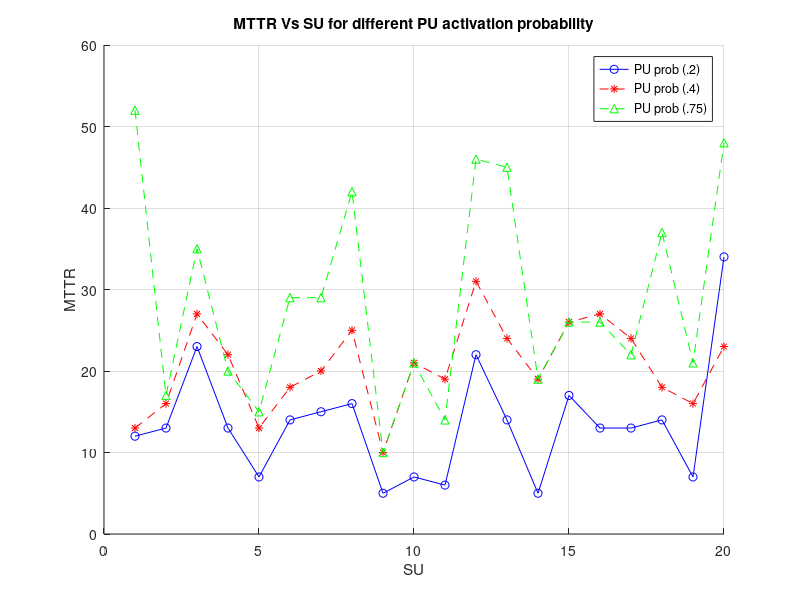
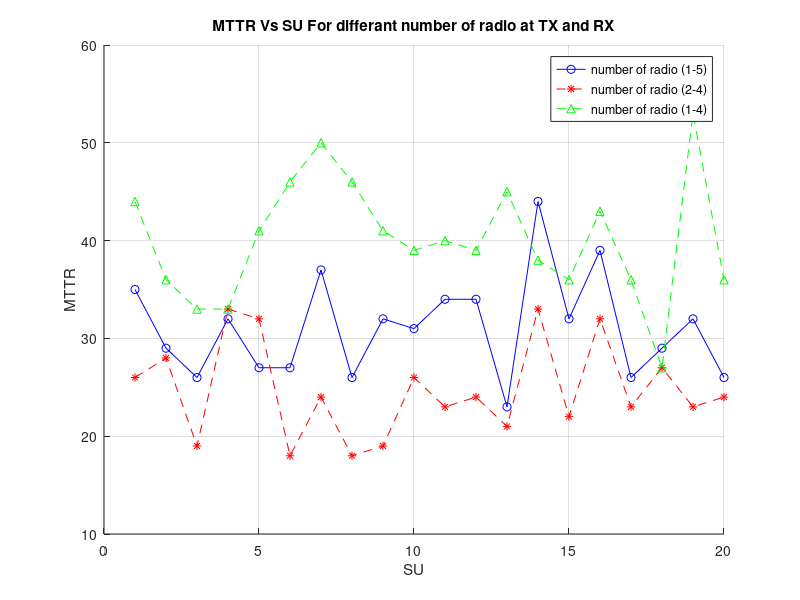
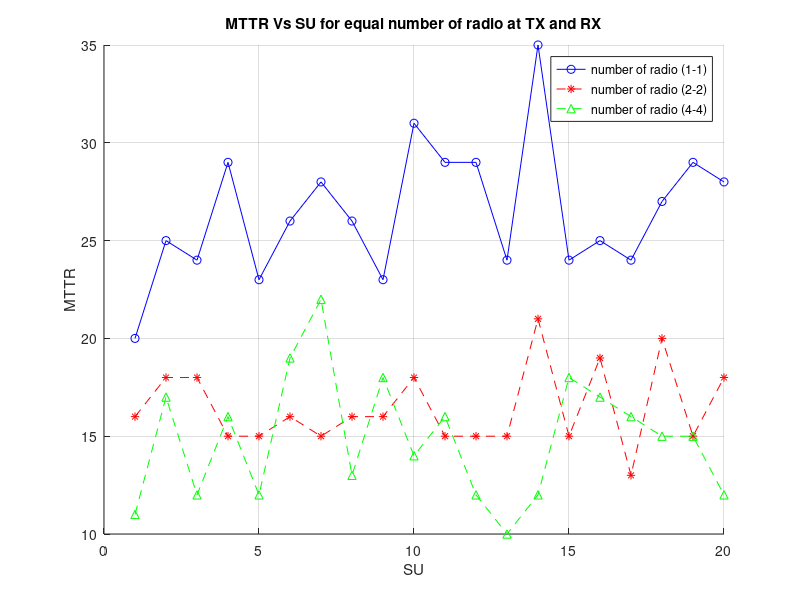
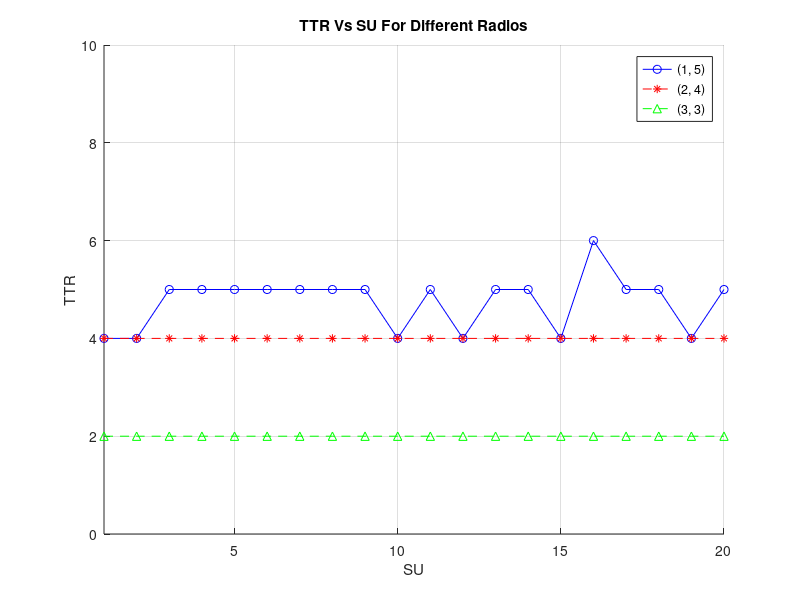

Here is the MATLAB script that generated these plots, in order:
%MTTR
MTTRPU2 = csvread('Maximum Time to rendezvous for Vs SU_PUprob(.2).csv');
MTTRPU4 = csvread('Maximum Time to rendezvous for Vs SU_PUprob(.4).csv');
MTTRPU6 = csvread('Maximum Time to rendezvous for Vs SU_PUprob(.75).csv');

X1 = MTTRPU2(:,1);
X2 = MTTRPU4(:,1);
X3 = MTTRPU6(:,1);

figure(1);
hold on ;
          
 plot(X1,'b-o');
 plot(X2,'r--*');
 plot(X3,'g--^');
 title('MTTR Vs SU for different PU activation probability');
 xlabel('SU');
 ylabel('MTTR');
 legend('PU prob (.2)','PU prob (.4)','PU prob (.75)');
 grid on;
 
MTTRR2 = csvread('Maximum Time to rendezvous for Vs SU_radio(1-5).csv');
MTTRR4 = csvread('Maximum Time to rendezvous for Vs SU_radio(2-4).csv');
MTTRR6 = csvread('Maximum Time to rendezvous for Vs SU_radio(1-4).csv');
X1 = MTTRR2(:,1);
X2 = MTTRR4(:,1);
X3 = MTTRR6(:,1);

figure(2);
hold on ;
          
 plot(X1,'b-o');
 plot(X2,'r--*');
 plot(X3,'g--^');
 grid on;
 xlabel('SU');
 ylabel('MTTR');
 title('MTTR Vs SU For differant number of radio at TX and RX');
 legend('number of radio (1-5)','number of radio (2-4)','number of radio (1-4)');
 
 MTTRR22 = csvread('Maximum Time to rendezvous for Vs SU_radio(1-1).csv');
MTTRR44 = csvread('Maximum Time to rendezvous for Vs SU_radio(2-2).csv');
MTTRR66 = csvread('Maximum Time to rendezvous for Vs SU_radio(4-4).csv');
X1 = MTTRR22(:,1);
X2 = MTTRR44(:,1);
X3 = MTTRR66(:,1);

figure(3);
hold on ;
          
 plot(X1,'b-o');
 plot(X2,'r--*');
 plot(X3,'g--^');
 grid on;
 
 xlabel('SU');
 ylabel('MTTR');
 legend('number of radio (1-1)','number of radio (2-2)','number of radio (4-4)');
 title('MTTR Vs SU for equal number of radio at TX and RX');
 %*******************************************************************************************
 TTRVsSU15 = csvread('Average TTR VS SU(1, 5).csv');
 TTRVsSU24 = csvread('Average TTR VS SU(5, 1).csv');
 TTRVsSU33 = csvread('Average TTR VS SU(3, 3).csv');
 
 X1 = TTRVsSU15(:,1);
 X2 = TTRVsSU24(:,1);
 X3 = TTRVsSU33(:,1);
 
 figure(4);
 hold on ;
 plot(X1,'b-o');
 plot(X2,'r--*');
 plot(X3,'g--^');
 axis([-inf inf 0 10])
 grid on;
  
 title('TTR Vs SU For Different Radios');
 xlabel('SU');
 ylabel('TTR');
 legend('(1, 5)', '(2, 4)', '(3, 3)');
 
 %*******************************************************************************************
 
 TTRVsSU11 = csvread('Average TTR VS SU(1, 1).csv');
 TTRVsSU22 = csvread('Average TTR VS SU(2, 2).csv');
 TTRVsSU55 = csvread('Average TTR VS SU(5, 5).csv');
 
 X1 = TTRVsSU11(:,1);
 X2 = TTRVsSU22(:,1);
 X3 = TTRVsSU55(:,1);
 
 figure(5);
 hold on ;
 plot(X1,'b-o');
 plot(X2,'r--*');
 plot(X3,'g--^');
 axis([-inf inf 0 10])
 grid on;
  
 title('TTR Vs SU For Same Radios');
 xlabel('SU');
 ylabel('TTR');
 legend('(1, 1)', '(2, 2)', '(5, 5)');
 
 %*******************************************************************************************
 
UtilizationVSBand = csvread('Utilization VS Band.csv');
%  TTRVsSU24 = csvread('Average TTR VS SU(2, 4).csv');
%  TTRVsSU33 = csvread('Average TTR VS SU(3, 3).csv');
 
X1 = UtilizationVSBand(:,1);
%  X2 = TTRVsSU24(:,1);
%  X3 = TTRVsSU33(:,1);
 
figure(6);
hold on;
plot(X1,'b-o');
%  plot(X2,'r--*');
%  plot(X3,'g--^');
axis([-inf inf 0 1])
grid on;
  
title('Utilization VS Band');
xlabel('Band');
ylabel('Utilization');
% legend('(1, 5)', '(2, 4)', '(3, 3)');
  
 
